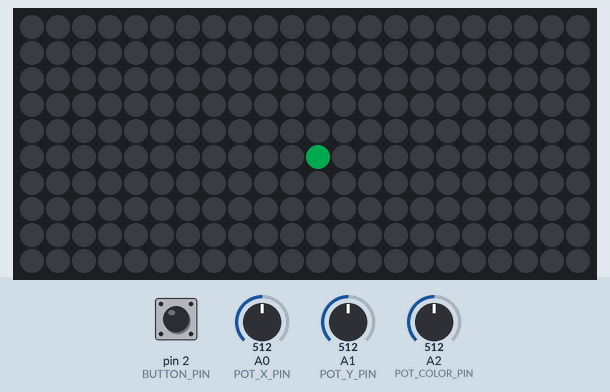
Simulated run of this sketch. Board: Arduino Nano, built with avr-gcc and run on an emulated ATmega328P. On the bench: 22×10 RGB LED matrix (first LED top left, wired row by row). Inputs (shaded band) come from the test bench; at power-on: A2 (POT_COLOR_PIN) = 512, pin 2 (BUTTON_PIN) HIGH, A0 (POT_X_PIN) = 512, A1 (POT_Y_PIN) = 512. Dim RGB values are drawn brighter than linear.

Above: at 1.2 s.
1.3 s: A2 (POT_COLOR_PIN) set to 716
3.0 s: pin 2 (BUTTON_PIN) pulled LOW for 3.2 s
At 5.39 s:
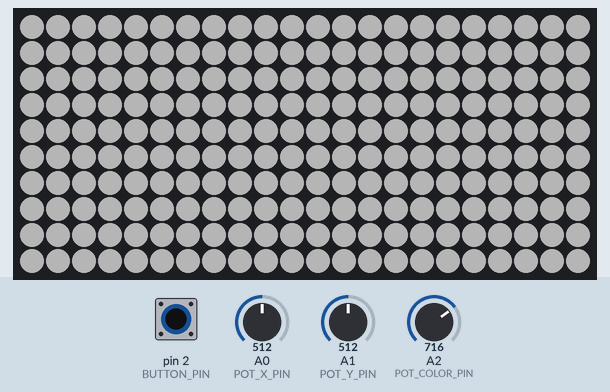
7.7 s: A2 (POT_COLOR_PIN) set to 1023
At 7.81 s:
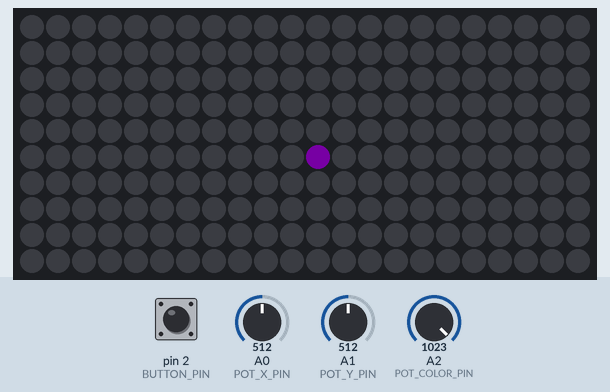
9.5 s: A2 (POT_COLOR_PIN) set to 306
11.2 s: A2 (POT_COLOR_PIN) set to 122
12.9 s: A0 (POT_X_PIN) set to 716
At 13.7 s:
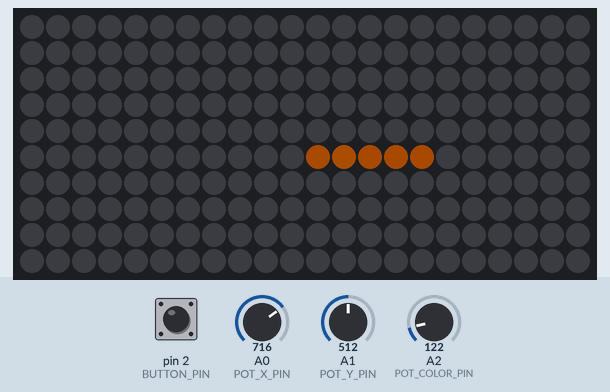
Timing chart, 0 to 15.4 s (numbered marks = the images above; inputs shaded):
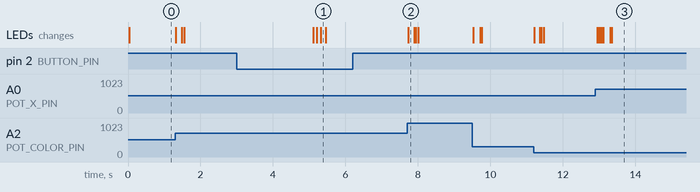

Measured:
- after the input at 3.0 s, the LEDs: change after 2.1 s (image 1)
- after the input at 7.7 s, the LEDs: change at once (image 2)
- after the input at 12.9 s, the LEDs: first change after 0.05 s (image 3 shows a later state)

The sketch:

Pot_drawing.ino
```cpp
// Drawing Machine for 10x22 serpentine ARGB matrix
// Arduino Nano, 3 pots (X=A0, Y=A1, Color=A2), 1 button (D2)
// FastLED library

#include <FastLED.h>

#define WIDTH 22
#define HEIGHT 10
#define NUM_LEDS (WIDTH * HEIGHT)
#define DATA_PIN 6

#define POT_X_PIN A0
#define POT_Y_PIN A1
#define POT_COLOR_PIN A2
#define BUTTON_PIN 2

CRGB leds[NUM_LEDS];
uint8_t brightness = 64; // limit for power safety
bool serpentine = true;

bool firstFrame = true;

// pen state
bool penDown = false;
CHSV penColor = CHSV(0, 255, 255);

// cursor position
uint8_t curX = 0, curY = 0;

// track last cursor position
uint8_t lastX = 0, lastY = 0;
float smoothX = 0, smoothY = 0;
const float alpha = 0.15; // smoothing factor

// button debounce
int lastButtonState = HIGH;
int buttonState = HIGH;
unsigned long lastDebounceTime = 0;
const unsigned long debounceDelay = 50;

// long press detection for clear function
unsigned long buttonPressStartTime = 0;
bool buttonPressed = false;
const unsigned long longPressDuration = 2000; // 2 seconds for long press
bool longPressTriggered = false;

void setup() {
  pinMode(BUTTON_PIN, INPUT_PULLUP);
  FastLED.addLeds<NEOPIXEL, DATA_PIN>(leds, NUM_LEDS);
  FastLED.setBrightness(brightness);
  FastLED.clear(true);

  // start centered
  smoothX = (WIDTH - 1) / 2.0;
  smoothY = (HEIGHT - 1) / 2.0;
  curX = (uint8_t)round(smoothX);
  curY = (uint8_t)round(smoothY);
}

uint16_t XY_to_index(uint8_t x, uint8_t y) {
  if (!serpentine) return y * WIDTH + x;
  if (y % 2 == 0) {
    return y * WIDTH + x; // even row left→right
  } else {
    return y * WIDTH + (WIDTH - 1 - x); // odd row right→left
  }
}

void loop() {
  readPots();
  handleButton();
  render();
  FastLED.show();

  if (!firstFrame) {
    lastX = curX;
    lastY = curY;
  } else {
    lastX = curX;
    lastY = curY;
    firstFrame = false;
  }

  delay(12);
}

void readPots() {
  int rawX = analogRead(POT_X_PIN);
  int rawY = analogRead(POT_Y_PIN);
  int rawC = analogRead(POT_COLOR_PIN);

  // map pots
  float mappedX = (rawX / 1023.0) * (WIDTH - 1);
  float mappedY = (rawY / 1023.0) * (HEIGHT - 1);
  uint8_t hue = map(rawC, 0, 1023, 0, 255);

  // smoothing
  smoothX = (alpha * mappedX) + ((1 - alpha) * smoothX);
  smoothY = (alpha * mappedY) + ((1 - alpha) * smoothY);

  curX = constrain((uint8_t)round(smoothX), 0, WIDTH - 1);
  curY = constrain((uint8_t)round(smoothY), 0, HEIGHT - 1);
  penColor = CHSV(hue, 255, 255);
}

void drawLine(uint8_t x0, uint8_t y0, uint8_t x1, uint8_t y1, CRGB color) {
  int dx = abs(x1 - x0), sx = x0 < x1 ? 1 : -1;
  int dy = -abs(y1 - y0), sy = y0 < y1 ? 1 : -1;
  int err = dx + dy, e2;

  while (true) {
    // Boundary check before setting pixel
    if (x0 >= 0 && x0 < WIDTH && y0 >= 0 && y0 < HEIGHT) {
      leds[XY_to_index(x0, y0)] = color;
    }
    if (x0 == x1 && y0 == y1) break;
    e2 = 2 * err;
    if (e2 >= dy) { err += dy; x0 += sx; }
    if (e2 <= dx) { err += dx; y0 += sy; }
  }
}

void render() {
  uint16_t idx = XY_to_index(curX, curY);
  CRGB cursorCol;
  hsv2rgb_rainbow(penColor, cursorCol);

  if (penDown) {
    // draw a line between last and current position
    drawLine(lastX, lastY, curX, curY, cursorCol);
  } else {
    // preview only, don’t overwrite
    CRGB old = leds[idx];
    if (old == CRGB::Black) {
      leds[idx] = cursorCol;
    } else {
      leds[idx] = old.nscale8(180) + cursorCol.nscale8(75);
    }
  }
}


void handleButton() {
  int reading = digitalRead(BUTTON_PIN);
  unsigned long now = millis();

  if (reading != lastButtonState) {
    lastDebounceTime = now;
  }

  if ((now - lastDebounceTime) > debounceDelay) {
    if (reading != buttonState) {
      buttonState = reading;

      if (buttonState == LOW) {
        // Button just pressed
        buttonPressed = true;
        buttonPressStartTime = now;
        longPressTriggered = false;
      } else {
        // Button just released
        if (buttonPressed && !longPressTriggered) {
          // Short press - toggle pen state
          penDown = !penDown;
        }
        buttonPressed = false;
        longPressTriggered = false;
      }
    }
  }

  // Check for long press while button is held down
  if (buttonPressed && !longPressTriggered &&
      (now - buttonPressStartTime) >= longPressDuration) {
    // Long press detected - clear canvas
    clearCanvas();
    longPressTriggered = true;
  }

  lastButtonState = reading;
}

// Function to clear the entire canvas
void clearCanvas() {
  // Flash white briefly to indicate clear
  fill_solid(leds, NUM_LEDS, CRGB::White);
  FastLED.show();
  delay(100);

  // Clear to black
  FastLED.clear();
  FastLED.show();
  delay(100);

  // Flash white again
  fill_solid(leds, NUM_LEDS, CRGB::White);
  FastLED.show();
  delay(100);

  // Final clear
  FastLED.clear();
  FastLED.show();
}
```
